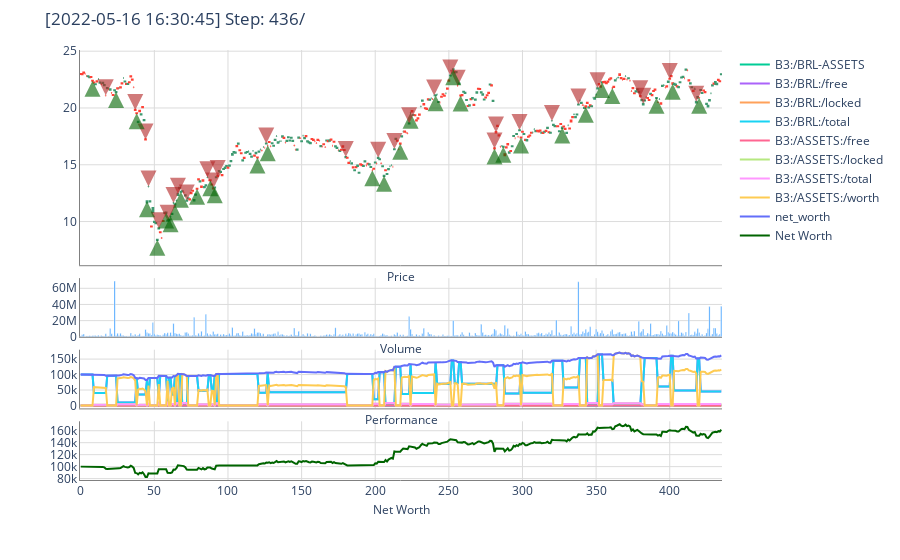

The code cell stored with this chart in its notebook:
### Markdown cell above
After training is complete, we would now like to get access to the agents policy. We can do that by restoring the agent using the following code.

### Code cell
# Restore agent
agent.restore(checkpoint_path)

# Instantiate the environment
env = create_training_env({
    "window_size": window_size
})

# Run until episode ends
episode_reward = 0
done = False
obs = env.reset()

while not done:
    action = agent.compute_single_action(obs)
    obs, reward, done, info = env.step(action)
    episode_reward += reward

env.render()

### Figure 1 — Plotly figure (JSON) as saved in the notebook; plotly's stock layout.template omitted (floating-point values rounded to 4 significant figures; data arrays with more than 128 entries replaced by an {"elided": "..."} marker saying what was removed)
{"data": [{"close": {"elided": "436 float values"}, "high": {"elided": "436 float values"}, "low": {"elided": "436 float values"}, "name": "Price", "open": {"elided": "436 float values"}, "showlegend": false, "type": "candlestick", "uid": "ae379109-6e5c-4f06-8f25-a5506a3b0cf0", "xaxis": "x", "yaxis": "y"}, {"marker": {"color": "DodgerBlue"}, "name": "Volume", "showlegend": false, "type": "bar", "uid": "ee81b030-03b5-400e-9a92-aad4d9b7e9d9", "xaxis": "x2", "y": {"elided": "436 float values"}, "yaxis": "y2"}, {"mode": "lines", "name": "B3:/BRL-ASSETS", "type": "scatter", "uid": "d87efb80-13cc-4ba7-b8e1-e94c39bcad3b", "xaxis": "x3", "y": {"elided": "436 float values"}, "yaxis": "y3"}, {"mode": "lines", "name": "B3:/BRL:/free", "type": "scatter", "uid": "33c97b95-445d-41e4-9ead-eefb11f9b8ba", "xaxis": "x3", "y": {"elided": "436 float values"}, "yaxis": "y3"}, {"mode": "lines", "name": "B3:/BRL:/locked", "type": "scatter", "uid": "2eabb83d-fbfd-48d8-a428-e04af920e14b", "xaxis": "x3", "y": {"elided": "436 int values"}, "yaxis": "y3"}, {"mode": "lines", "name": "B3:/BRL:/total", "type": "scatter", "uid": "33da18d2-02ee-4c6c-936a-1e631b2f9027", "xaxis": "x3", "y": {"elided": "436 float values"}, "yaxis": "y3"}, {"mode": "lines", "name": "B3:/ASSETS:/free", "type": "scatter", "uid": "94512786-41d3-44b9-8902-9d79653c81aa", "xaxis": "x3", "y": {"elided": "436 int values"}, "yaxis": "y3"}, {"mode": "lines", "name": "B3:/ASSETS:/locked", "type": "scatter", "uid": "bb7d5af4-377c-4aed-8401-b18686c45dac", "xaxis": "x3", "y": {"elided": "436 float values"}, "yaxis": "y3"}, {"mode": "lines", "name": "B3:/ASSETS:/total", "type": "scatter", "uid": "dedddc8d-8d37-481b-ab64-dc1bb162905f", "xaxis": "x3", "y": {"elided": "436 float values"}, "yaxis": "y3"}, {"mode": "lines", "name": "B3:/ASSETS:/worth", "type": "scatter", "uid": "c389e80f-ff42-4084-9849-b58617f7576f", "xaxis": "x3", "y": {"elided": "436 float values"}, "yaxis": "y3"}, {"mode": "lines", "name": "net_worth", "type": "scatter", "uid": "d7f55636-9e85-4134-8ddb-7eea08e68ff6", "xaxis": "x3", "y": {"elided": "436 float values"}, "yaxis": "y3"}, {"marker": {"color": "DarkGreen"}, "mode": "lines", "name": "Net Worth", "type": "scatter", "uid": "49273d88-8cbe-43e8-b7b8-bea8835387f0", "xaxis": "x4", "y": {"elided": "436 float values"}, "yaxis": "y4"}], "layout": {"annotations": [{"arrowcolor": "DarkGreen", "arrowhead": 2, "arrowsize": 0.8, "arrowwidth": 4, "ax": 0, "ay": 15, "hoverlabel": {"bgcolor": "DarkGreen"}, "hovertext": "Step 421 [2021-09-10]<br>BUY 5060.19 ASSETS @ 20.91 BRL MARKET<br>Total: 105808.51 BRL - Comm.: 371.63 BRL", "opacity": 0.6, "showarrow": true, "x": 420, "xref": "x", "y": 20.91, "yref": "y"}, {"arrowcolor": "FireBrick", "arrowhead": 2, "arrowsize": 0.8, "arrowwidth": 4, "ax": 0, "ay": -15, "hoverlabel": {"bgcolor": "FireBrick"}, "hovertext": "Step 419 [2021-09-08]<br>SELL 5040.18 ASSETS @ 20.54 BRL MARKET<br>Total: 103525.3 BRL - Comm.: 17.70 ASSETS", "opacity": 0.6, "showarrow": true, "x": 418, "xref": "x", "y": 20.54, "yref": "y"}, {"arrowcolor": "DarkGreen", "arrowhead": 2, "arrowsize": 0.8, "arrowwidth": 4, "ax": 0, "ay": 15, "hoverlabel": {"bgcolor": "DarkGreen"}, "hovertext": "Step 403 [2021-08-16]<br>BUY 5057.88 ASSETS @ 22.14 BRL MARKET<br>Total: 111981.43 BRL - Comm.: 393.31 BRL", "opacity": 0.6, "showarrow": true, "x": 402, "xref": "x", "y": 22.14, "yref": "y"}, {"arrowcolor": "FireBrick", "arrowhead": 2, "arrowsize": 0.8, "arrowwidth": 4, "ax": 0, "ay": -15, "hoverlabel": {"bgcolor": "FireBrick"}, "hovertext": "Step 401 [2021-08-12]<br>SELL 4388.05 ASSETS @ 22.56 BRL MARKET<br>Total: 98994.41 BRL - Comm.: 15.41 ASSETS", "opacity": 0.6, "showarrow": true, "x": 400, "xref": "x", "y": 22.56, "yref": "y"}, {"arrowcolor": "DarkGreen", "arrowhead": 2, "arrowsize": 0.8, "arrowwidth": 4, "ax": 0, "ay": 15, "hoverlabel": {"bgcolor": "DarkGreen"}, "hovertext": "Step 392 [2021-07-30]<br>BUY 4403.46 ASSETS @ 20.89 BRL MARKET<br>Total: 91988.32 BRL - Comm.: 323.09 BRL", "opacity": 0.6, "showarrow": true, "x": 391, "xref": "x", "y": 20.89, "yref": "y"}, {"arrowcolor": "FireBrick", "arrowhead": 2, "arrowsize": 0.8, "arrowwidth": 4, "ax": 0, "ay": -15, "hoverlabel": {"bgcolor": "FireBrick"}, "hovertext": "Step 383 [2021-07-19]<br>SELL 3759.01 ASSETS @ 20.38 BRL MARKET<br>Total: 76608.62 BRL - Comm.: 13.20 ASSETS", "opacity": 0.6, "showarrow": true, "x": 382, "xref": "x", "y": 20.38, "yref": "y"}, {"arrowcolor": "FireBrick", "arrowhead": 2, "arrowsize": 0.8, "arrowwidth": 4, "ax": 0, "ay": -15, "hoverlabel": {"bgcolor": "FireBrick"}, "hovertext": "Step 381 [2021-07-15]<br>SELL 3671.28 ASSETS @ 21.04 BRL MARKET<br>Total: 77243.73 BRL - Comm.: 12.89 ASSETS", "opacity": 0.6, "showarrow": true, "x": 380, "xref": "x", "y": 21.04, "yref": "y"}, {"arrowcolor": "DarkGreen", "arrowhead": 2, "arrowsize": 0.8, "arrowwidth": 4, "ax": 0, "ay": 15, "hoverlabel": {"bgcolor": "DarkGreen"}, "hovertext": "Step 362 [2021-06-17]<br>BUY 3772.21 ASSETS @ 21.76 BRL MARKET<br>Total: 82083.39 BRL - Comm.: 288.30 BRL", "opacity": 0.6, "showarrow": true, "x": 361, "xref": "x", "y": 21.76, "yref": "y"}, {"arrowcolor": "DarkGreen", "arrowhead": 2, "arrowsize": 0.8, "arrowwidth": 4, "ax": 0, "ay": 15, "hoverlabel": {"bgcolor": "DarkGreen"}, "hovertext": "Step 355 [2021-06-08]<br>BUY 3684.17 ASSETS @ 22.28 BRL MARKET<br>Total: 82083.4 BRL - Comm.: 288.30 BRL", "opacity": 0.6, "showarrow": true, "x": 354, "xref": "x", "y": 22.28, "yref": "y"}, {"arrowcolor": "FireBrick", "arrowhead": 2, "arrowsize": 0.8, "arrowwidth": 4, "ax": 0, "ay": -15, "hoverlabel": {"bgcolor": "FireBrick"}, "hovertext": "Step 352 [2021-06-02]<br>SELL 7581.38 ASSETS @ 21.73 BRL MARKET<br>Total: 164743.39 BRL - Comm.: 26.63 ASSETS", "opacity": 0.6, "showarrow": true, "x": 351, "xref": "x", "y": 21.73, "yref": "y"}, {"arrowcolor": "DarkGreen", "arrowhead": 2, "arrowsize": 0.8, "arrowwidth": 4, "ax": 0, "ay": 15, "hoverlabel": {"bgcolor": "DarkGreen"}, "hovertext": "Step 344 [2021-05-21]<br>BUY 7608.01 ASSETS @ 20.11 BRL MARKET<br>Total: 152997.17 BRL - Comm.: 537.37 BRL", "opacity": 0.6, "showarrow": true, "x": 343, "xref": "x", "y": 20.11, "yref": "y"}, {"arrowcolor": "FireBrick", "arrowhead": 2, "arrowsize": 0.8, "arrowwidth": 4, "ax": 0, "ay": -15, "hoverlabel": {"bgcolor": "FireBrick"}, "hovertext": "Step 339 [2021-05-14]<br>SELL 4712.19 ASSETS @ 20.31 BRL MARKET<br>Total: 95704.58 BRL - Comm.: 16.55 ASSETS", "opacity": 0.6, "showarrow": true, "x": 338, "xref": "x", "y": 20.31, "yref": "y"}, {"arrowcolor": "DarkGreen", "arrowhead": 2, "arrowsize": 0.8, "arrowwidth": 4, "ax": 0, "ay": 15, "hoverlabel": {"bgcolor": "DarkGreen"}, "hovertext": "Step 328 [2021-04-29]<br>BUY 4728.74 ASSETS @ 18.28 BRL MARKET<br>Total: 86441.32 BRL - Comm.: 303.61 BRL", "opacity": 0.6, "showarrow": true, "x": 327, "xref": "x", "y": 18.28, "yref": "y"}, {"arrowcolor": "FireBrick", "arrowhead": 2, "arrowsize": 0.8, "arrowwidth": 4, "ax": 0, "ay": -15, "hoverlabel": {"bgcolor": "FireBrick"}, "hovertext": "Step 321 [2021-04-19]<br>SELL 5482.63 ASSETS @ 18.86 BRL MARKET<br>Total: 103402.4 BRL - Comm.: 19.26 ASSETS", "opacity": 0.6, "showarrow": true, "x": 320, "xref": "x", "y": 18.86, "yref": "y"}, {"arrowcolor": "DarkGreen", "arrowhead": 2, "arrowsize": 0.8, "arrowwidth": 4, "ax": 0, "ay": 15, "hoverlabel": {"bgcolor": "DarkGreen"}, "hovertext": "Step 300 [2021-03-18]<br>BUY 5501.89 ASSETS @ 17.4 BRL MARKET<br>Total: 95732.91 BRL - Comm.: 336.24 BRL", "opacity": 0.6, "showarrow": true, "x": 299, "xref": "x", "y": 17.4, "yref": "y"}, {"arrowcolor": "FireBrick", "arrowhead": 2, "arrowsize": 0.8, "arrowwidth": 4, "ax": 0, "ay": -15, "hoverlabel": {"bgcolor": "FireBrick"}, "hovertext": "Step 299 [2021-03-17]<br>SELL 5443.93 ASSETS @ 18.05 BRL MARKET<br>Total: 98262.94 BRL - Comm.: 19.12 ASSETS", "opacity": 0.6, "showarrow": true, "x": 298, "xref": "x", "y": 18.05, "yref": "y"}, {"arrowcolor": "DarkGreen", "arrowhead": 2, "arrowsize": 0.8, "arrowwidth": 4, "ax": 0, "ay": 15, "hoverlabel": {"bgcolor": "DarkGreen"}, "hovertext": "Step 288 [2021-03-02]<br>BUY 5463.05 ASSETS @ 16.59 BRL MARKET<br>Total: 90631.96 BRL - Comm.: 318.33 BRL", "opacity": 0.6, "showarrow": true, "x": 287, "xref": "x", "y": 16.59, "yref": "y"}, {"arrowcolor": "FireBrick", "arrowhead": 2, "arrowsize": 0.8, "arrowwidth": 4, "ax": 0, "ay": -15, "hoverlabel": {"bgcolor": "FireBrick"}, "hovertext": "Step 283 [2021-02-23]<br>SELL 4237.01 ASSETS @ 17.85 BRL MARKET<br>Total: 75630.63 BRL - Comm.: 14.88 ASSETS", "opacity": 0.6, "showarrow": true, "x": 282, "xref": "x", "y": 17.85, "yref": "y"}, {"arrowcolor": "DarkGreen", "arrowhead": 2, "arrowsize": 0.8, "arrowwidth": 4, "ax": 0, "ay": 15, "hoverlabel": {"bgcolor": "DarkGreen"}, "hovertext": "Step 282 [2021-02-22]<br>BUY 4251.89 ASSETS @ 16.44 BRL MARKET<br>Total: 69901.07 BRL - Comm.: 245.51 BRL", "opacity": 0.6, "showarrow": true, "x": 281, "xref": "x", "y": 16.44, "yref": "y"}, {"arrowcolor": "FireBrick", "arrowhead": 2, "arrowsize": 0.8, "arrowwidth": 4, "ax": 0, "ay": -15, "hoverlabel": {"bgcolor": "FireBrick"}, "hovertext": "Step 282 [2021-02-22]<br>SELL 3302.82 ASSETS @ 16.44 BRL MARKET<br>Total: 54298.36 BRL - Comm.: 11.60 ASSETS", "opacity": 0.6, "showarrow": true, "x": 281, "xref": "x", "y": 16.44, "yref": "y"}, {"arrowcolor": "DarkGreen", "arrowhead": 2, "arrowsize": 0.8, "arrowwidth": 4, "ax": 0, "ay": 15, "hoverlabel": {"bgcolor": "DarkGreen"}, "hovertext": "Step 259 [2021-01-15]<br>BUY 3314.42 ASSETS @ 21.09 BRL MARKET<br>Total: 69901.07 BRL - Comm.: 245.51 BRL", "opacity": 0.6, "showarrow": true, "x": 258, "xref": "x", "y": 21.09, "yref": "y"}, {"arrowcolor": "FireBrick", "arrowhead": 2, "arrowsize": 0.8, "arrowwidth": 4, "ax": 0, "ay": -15, "hoverlabel": {"bgcolor": "FireBrick"}, "hovertext": "Step 257 [2021-01-13]<br>SELL 3080.33 ASSETS @ 21.96 BRL MARKET<br>Total: 67644.05 BRL - Comm.: 10.82 ASSETS", "opacity": 0.6, "showarrow": true, "x": 256, "xref": "x", "y": 21.96, "yref": "y"}, {"arrowcolor": "DarkGreen", "arrowhead": 2, "arrowsize": 0.8, "arrowwidth": 4, "ax": 0, "ay": 15, "hoverlabel": {"bgcolor": "DarkGreen"}, "hovertext": "Step 254 [2021-01-08]<br>BUY 3091.15 ASSETS @ 23.42 BRL MARKET<br>Total: 72394.85 BRL - Comm.: 254.27 BRL", "opacity": 0.6, "showarrow": true, "x": 253, "xref": "x", "y": 23.42, "yref": "y"}, {"arrowcolor": "FireBrick", "arrowhead": 2, "arrowsize": 0.8, "arrowwidth": 4, "ax": 0, "ay": -15, "hoverlabel": {"bgcolor": "FireBrick"}, "hovertext": "Step 252 [2021-01-06]<br>SELL 3292.61 ASSETS @ 22.86 BRL MARKET<br>Total: 75269.06 BRL - Comm.: 11.56 ASSETS", "opacity": 0.6, "showarrow": true, "x": 251, "xref": "x", "y": 22.86, "yref": "y"}, {"arrowcolor": "DarkGreen", "arrowhead": 2, "arrowsize": 0.8, "arrowwidth": 4, "ax": 0, "ay": 15, "hoverlabel": {"bgcolor": "DarkGreen"}, "hovertext": "Step 242 [2020-12-17]<br>BUY 3304.17 ASSETS @ 21.12 BRL MARKET<br>Total: 69784.07 BRL - Comm.: 245.10 BRL", "opacity": 0.6, "showarrow": true, "x": 241, "xref": "x", "y": 21.12, "yref": "y"}, {"arrowcolor": "FireBrick", "arrowhead": 2, "arrowsize": 0.8, "arrowwidth": 4, "ax": 0, "ay": -15, "hoverlabel": {"bgcolor": "FireBrick"}, "hovertext": "Step 241 [2020-12-16]<br>SELL 4739.63 ASSETS @ 21.1 BRL MARKET<br>Total: 100006.19 BRL - Comm.: 16.65 ASSETS", "opacity": 0.6, "showarrow": true, "x": 240, "xref": "x", "y": 21.1, "yref": "y"}, {"arrowcolor": "DarkGreen", "arrowhead": 2, "arrowsize": 0.8, "arrowwidth": 4, "ax": 0, "ay": 15, "hoverlabel": {"bgcolor": "DarkGreen"}, "hovertext": "Step 225 [2020-11-24]<br>BUY 4756.28 ASSETS @ 19.58 BRL MARKET<br>Total: 93127.92 BRL - Comm.: 327.09 BRL", "opacity": 0.6, "showarrow": true, "x": 224, "xref": "x", "y": 19.58, "yref": "y"}, {"arrowcolor": "FireBrick", "arrowhead": 2, "arrowsize": 0.8, "arrowwidth": 4, "ax": 0, "ay": -15, "hoverlabel": {"bgcolor": "FireBrick"}, "hovertext": "Step 224 [2020-11-23]<br>SELL 5147.45 ASSETS @ 18.66 BRL MARKET<br>Total: 96051.42 BRL - Comm.: 18.08 ASSETS", "opacity": 0.6, "showarrow": true, "x": 223, "xref": "x", "y": 18.66, "yref": "y"}, {"arrowcolor": "DarkGreen", "arrowhead": 2, "arrowsize": 0.8, "arrowwidth": 4, "ax": 0, "ay": 15, "hoverlabel": {"bgcolor": "DarkGreen"}, "hovertext": "Step 218 [2020-11-13]<br>BUY 5165.53 ASSETS @ 16.86 BRL MARKET<br>Total: 87090.83 BRL - Comm.: 305.89 BRL", "opacity": 0.6, "showarrow": true, "x": 217, "xref": "x", "y": 16.86, "yref": "y"}, {"arrowcolor": "FireBrick", "arrowhead": 2, "arrowsize": 0.8, "arrowwidth": 4, "ax": 0, "ay": -15, "hoverlabel": {"bgcolor": "FireBrick"}, "hovertext": "Step 214 [2020-11-09]<br>SELL 7622.25 ASSETS @ 16.38 BRL MARKET<br>Total: 124852.45 BRL - Comm.: 26.77 ASSETS", "opacity": 0.6, "showarrow": true, "x": 213, "xref": "x", "y": 16.38, "yref": "y"}, {"arrowcolor": "DarkGreen", "arrowhead": 2, "arrowsize": 0.8, "arrowwidth": 4, "ax": 0, "ay": 15, "hoverlabel": {"bgcolor": "DarkGreen"}, "hovertext": "Step 207 [2020-10-28]<br>BUY 7649.02 ASSETS @ 14.03 BRL MARKET<br>Total: 107315.75 BRL - Comm.: 376.92 BRL", "opacity": 0.6, "showarrow": true, "x": 206, "xref": "x", "y": 14.03, "yref": "y"}, {"arrowcolor": "FireBrick", "arrowhead": 2, "arrowsize": 0.8, "arrowwidth": 4, "ax": 0, "ay": -15, "hoverlabel": {"bgcolor": "FireBrick"}, "hovertext": "Step 203 [2020-10-22]<br>SELL 5587.74 ASSETS @ 15.62 BRL MARKET<br>Total: 87280.5 BRL - Comm.: 19.63 ASSETS", "opacity": 0.6, "showarrow": true, "x": 202, "xref": "x", "y": 15.62, "yref": "y"}, {"arrowcolor": "DarkGreen", "arrowhead": 2, "arrowsize": 0.8, "arrowwidth": 4, "ax": 0, "ay": 15, "hoverlabel": {"bgcolor": "DarkGreen"}, "hovertext": "Step 199 [2020-10-16]<br>BUY 5607.37 ASSETS @ 14.51 BRL MARKET<br>Total: 81362.92 BRL - Comm.: 285.77 BRL", "opacity": 0.6, "showarrow": true, "x": 198, "xref": "x", "y": 14.51, "yref": "y"}, {"arrowcolor": "FireBrick", "arrowhead": 2, "arrowsize": 0.8, "arrowwidth": 4, "ax": 0, "ay": -15, "hoverlabel": {"bgcolor": "FireBrick"}, "hovertext": "Step 181 [2020-09-21]<br>SELL 3794.31 ASSETS @ 15.68 BRL MARKET<br>Total: 59494.78 BRL - Comm.: 13.33 ASSETS", "opacity": 0.6, "showarrow": true, "x": 180, "xref": "x", "y": 15.68, "yref": "y"}, {"arrowcolor": "DarkGreen", "arrowhead": 2, "arrowsize": 0.8, "arrowwidth": 4, "ax": 0, "ay": 15, "hoverlabel": {"bgcolor": "DarkGreen"}, "hovertext": "Step 128 [2020-07-07]<br>BUY 3807.64 ASSETS @ 16.71 BRL MARKET<br>Total: 63625.64 BRL - Comm.: 223.47 BRL", "opacity": 0.6, "showarrow": true, "x": 127, "xref": "x", "y": 16.71, "yref": "y"}, {"arrowcolor": "FireBrick", "arrowhead": 2, "arrowsize": 0.8, "arrowwidth": 4, "ax": 0, "ay": -15, "hoverlabel": {"bgcolor": "FireBrick"}, "hovertext": "Step 127 [2020-07-06]<br>SELL 3888.97 ASSETS @ 16.87 BRL MARKET<br>Total: 65606.92 BRL - Comm.: 13.66 ASSETS", "opacity": 0.6, "showarrow": true, "x": 126, "xref": "x", "y": 16.87, "yref": "y"}, {"arrowcolor": "DarkGreen", "arrowhead": 2, "arrowsize": 0.8, "arrowwidth": 4, "ax": 0, "ay": 15, "hoverlabel": {"bgcolor": "DarkGreen"}, "hovertext": "Step 121 [2020-06-26]<br>BUY 3902.63 ASSETS @ 15.63 BRL MARKET<br>Total: 60998.17 BRL - Comm.: 214.24 BRL", "opacity": 0.6, "showarrow": true, "x": 120, "xref": "x", "y": 15.63, "yref": "y"}, {"arrowcolor": "FireBrick", "arrowhead": 2, "arrowsize": 0.8, "arrowwidth": 4, "ax": 0, "ay": -15, "hoverlabel": {"bgcolor": "FireBrick"}, "hovertext": "Step 94 [2020-05-19]<br>SELL 7281.99 ASSETS @ 14.01 BRL MARKET<br>Total: 102020.68 BRL - Comm.: 25.58 ASSETS", "opacity": 0.6, "showarrow": true, "x": 93, "xref": "x", "y": 14.01, "yref": "y"}, {"arrowcolor": "DarkGreen", "arrowhead": 2, "arrowsize": 0.8, "arrowwidth": 4, "ax": 0, "ay": 15, "hoverlabel": {"bgcolor": "DarkGreen"}, "hovertext": "Step 92 [2020-05-15]<br>BUY 7307.57 ASSETS @ 13.01 BRL MARKET<br>Total: 95071.52 BRL - Comm.: 333.92 BRL", "opacity": 0.6, "showarrow": true, "x": 91, "xref": "x", "y": 13.01, "yref": "y"}, {"arrowcolor": "FireBrick", "arrowhead": 2, "arrowsize": 0.8, "arrowwidth": 4, "ax": 0, "ay": -15, "hoverlabel": {"bgcolor": "FireBrick"}, "hovertext": "Step 91 [2020-05-14]<br>SELL 3583.18 ASSETS @ 12.9 BRL MARKET<br>Total: 46223.02 BRL - Comm.: 12.59 ASSETS", "opacity": 0.6, "showarrow": true, "x": 90, "xref": "x", "y": 12.9, "yref": "y"}, {"arrowcolor": "DarkGreen", "arrowhead": 2, "arrowsize": 0.8, "arrowwidth": 4, "ax": 0, "ay": 15, "hoverlabel": {"bgcolor": "DarkGreen"}, "hovertext": "Step 89 [2020-05-12]<br>BUY 3595.77 ASSETS @ 13.63 BRL MARKET<br>Total: 49010.28 BRL - Comm.: 172.14 BRL", "opacity": 0.6, "showarrow": true, "x": 88, "xref": "x", "y": 13.63, "yref": "y"}, {"arrowcolor": "FireBrick", "arrowhead": 2, "arrowsize": 0.8, "arrowwidth": 4, "ax": 0, "ay": -15, "hoverlabel": {"bgcolor": "FireBrick"}, "hovertext": "Step 87 [2020-05-08]<br>SELL 3659.32 ASSETS @ 13.91 BRL MARKET<br>Total: 50901.14 BRL - Comm.: 12.85 ASSETS", "opacity": 0.6, "showarrow": true, "x": 86, "xref": "x", "y": 13.91, "yref": "y"}, {"arrowcolor": "DarkGreen", "arrowhead": 2, "arrowsize": 0.8, "arrowwidth": 4, "ax": 0, "ay": 15, "hoverlabel": {"bgcolor": "DarkGreen"}, "hovertext": "Step 80 [2020-04-28]<br>BUY 3672.17 ASSETS @ 12.88 BRL MARKET<br>Total: 47297.57 BRL - Comm.: 166.12 BRL", "opacity": 0.6, "showarrow": true, "x": 79, "xref": "x", "y": 12.88, "yref": "y"}, {"arrowcolor": "FireBrick", "arrowhead": 2, "arrowsize": 0.8, "arrowwidth": 4, "ax": 0, "ay": -15, "hoverlabel": {"bgcolor": "FireBrick"}, "hovertext": "Step 73 [2020-04-16]<br>SELL 8010.75 ASSETS @ 11.85 BRL MARKET<br>Total: 94927.39 BRL - Comm.: 28.14 ASSETS", "opacity": 0.6, "showarrow": true, "x": 72, "xref": "x", "y": 11.85, "yref": "y"}, {"arrowcolor": "DarkGreen", "arrowhead": 2, "arrowsize": 0.8, "arrowwidth": 4, "ax": 0, "ay": 15, "hoverlabel": {"bgcolor": "DarkGreen"}, "hovertext": "Step 69 [2020-04-09]<br>BUY 8038.89 ASSETS @ 12.63 BRL MARKET<br>Total: 101531.2 BRL - Comm.: 356.61 BRL", "opacity": 0.6, "showarrow": true, "x": 68, "xref": "x", "y": 12.63, "yref": "y"}, {"arrowcolor": "FireBrick", "arrowhead": 2, "arrowsize": 0.8, "arrowwidth": 4, "ax": 0, "ay": -15, "hoverlabel": {"bgcolor": "FireBrick"}, "hovertext": "Step 67 [2020-04-07]<br>SELL 8183.76 ASSETS @ 12.45 BRL MARKET<br>Total: 101887.81 BRL - Comm.: 28.74 ASSETS", "opacity": 0.6, "showarrow": true, "x": 66, "xref": "x", "y": 12.45, "yref": "y"}, {"arrowcolor": "DarkGreen", "arrowhead": 2, "arrowsize": 0.8, "arrowwidth": 4, "ax": 0, "ay": 15, "hoverlabel": {"bgcolor": "DarkGreen"}, "hovertext": "Step 65 [2020-04-03]<br>BUY 8212.5 ASSETS @ 11.51 BRL MARKET<br>Total: 94525.93 BRL - Comm.: 332.00 BRL", "opacity": 0.6, "showarrow": true, "x": 64, "xref": "x", "y": 11.51, "yref": "y"}, {"arrowcolor": "FireBrick", "arrowhead": 2, "arrowsize": 0.8, "arrowwidth": 4, "ax": 0, "ay": -15, "hoverlabel": {"bgcolor": "FireBrick"}, "hovertext": "Step 64 [2020-04-02]<br>SELL 5085.56 ASSETS @ 11.63 BRL MARKET<br>Total: 59145.06 BRL - Comm.: 17.86 ASSETS", "opacity": 0.6, "showarrow": true, "x": 63, "xref": "x", "y": 11.63, "yref": "y"}, {"arrowcolor": "DarkGreen", "arrowhead": 2, "arrowsize": 0.8, "arrowwidth": 4, "ax": 0, "ay": 15, "hoverlabel": {"bgcolor": "DarkGreen"}, "hovertext": "Step 62 [2020-03-31]<br>BUY 5103.42 ASSETS @ 10.46 BRL MARKET<br>Total: 53381.82 BRL - Comm.: 187.49 BRL", "opacity": 0.6, "showarrow": true, "x": 61, "xref": "x", "y": 10.46, "yref": "y"}, {"arrowcolor": "FireBrick", "arrowhead": 2, "arrowsize": 0.8, "arrowwidth": 4, "ax": 0, "ay": -15, "hoverlabel": {"bgcolor": "FireBrick"}, "hovertext": "Step 60 [2020-03-27]<br>SELL 7909.95 ASSETS @ 10.08 BRL MARKET<br>Total: 79732.3 BRL - Comm.: 27.78 ASSETS", "opacity": 0.6, "showarrow": true, "x": 59, "xref": "x", "y": 10.08, "yref": "y"}, {"arrowcolor": "DarkGreen", "arrowhead": 2, "arrowsize": 0.8, "arrowwidth": 4, "ax": 0, "ay": 15, "hoverlabel": {"bgcolor": "DarkGreen"}, "hovertext": "Step 59 [2020-03-26]<br>BUY 7937.73 ASSETS @ 10.79 BRL MARKET<br>Total: 85648.09 BRL - Comm.: 300.82 BRL", "opacity": 0.6, "showarrow": true, "x": 58, "xref": "x", "y": 10.79, "yref": "y"}, {"arrowcolor": "FireBrick", "arrowhead": 2, "arrowsize": 0.8, "arrowwidth": 4, "ax": 0, "ay": -15, "hoverlabel": {"bgcolor": "FireBrick"}, "hovertext": "Step 54 [2020-03-19]<br>SELL 7326.15 ASSETS @ 9.41 BRL MARKET<br>Total: 68939.07 BRL - Comm.: 25.73 ASSETS", "opacity": 0.6, "showarrow": true, "x": 53, "xref": "x", "y": 9.41, "yref": "y"}, {"arrowcolor": "DarkGreen", "arrowhead": 2, "arrowsize": 0.8, "arrowwidth": 4, "ax": 0, "ay": 15, "hoverlabel": {"bgcolor": "DarkGreen"}, "hovertext": "Step 53 [2020-03-18]<br>BUY 7351.88 ASSETS @ 8.4 BRL MARKET<br>Total: 61755.77 BRL - Comm.: 216.90 BRL", "opacity": 0.6, "showarrow": true, "x": 52, "xref": "x", "y": 8.4, "yref": "y"}, {"arrowcolor": "FireBrick", "arrowhead": 2, "arrowsize": 0.8, "arrowwidth": 4, "ax": 0, "ay": -15, "hoverlabel": {"bgcolor": "FireBrick"}, "hovertext": "Step 47 [2020-03-10]<br>SELL 4871.35 ASSETS @ 13.09 BRL MARKET<br>Total: 63765.97 BRL - Comm.: 17.11 ASSETS", "opacity": 0.6, "showarrow": true, "x": 46, "xref": "x", "y": 13.09, "yref": "y"}, {"arrowcolor": "DarkGreen", "arrowhead": 2, "arrowsize": 0.8, "arrowwidth": 4, "ax": 0, "ay": 15, "hoverlabel": {"bgcolor": "DarkGreen"}, "hovertext": "Step 46 [2020-03-09]<br>BUY 4888.46 ASSETS @ 11.78 BRL MARKET<br>Total: 57586.04 BRL - Comm.: 202.26 BRL", "opacity": 0.6, "showarrow": true, "x": 45, "xref": "x", "y": 11.78, "yref": "y"}, {"arrowcolor": "FireBrick", "arrowhead": 2, "arrowsize": 0.8, "arrowwidth": 4, "ax": 0, "ay": -15, "hoverlabel": {"bgcolor": "FireBrick"}, "hovertext": "Step 45 [2020-03-06]<br>SELL 2720.84 ASSETS @ 17.23 BRL MARKET<br>Total: 46880.07 BRL - Comm.: 9.56 ASSETS", "opacity": 0.6, "showarrow": true, "x": 44, "xref": "x", "y": 17.23, "yref": "y"}, {"arrowcolor": "DarkGreen", "arrowhead": 2, "arrowsize": 0.8, "arrowwidth": 4, "ax": 0, "ay": 15, "hoverlabel": {"bgcolor": "DarkGreen"}, "hovertext": "Step 39 [2020-02-27]<br>BUY 2730.4 ASSETS @ 19.53 BRL MARKET<br>Total: 53324.68 BRL - Comm.: 187.29 BRL", "opacity": 0.6, "showarrow": true, "x": 38, "xref": "x", "y": 19.53, "yref": "y"}, {"arrowcolor": "FireBrick", "arrowhead": 2, "arrowsize": 0.8, "arrowwidth": 4, "ax": 0, "ay": -15, "hoverlabel": {"bgcolor": "FireBrick"}, "hovertext": "Step 38 [2020-02-26]<br>SELL 4014.59 ASSETS @ 19.82 BRL MARKET<br>Total: 79569.17 BRL - Comm.: 14.10 ASSETS", "opacity": 0.6, "showarrow": true, "x": 37, "xref": "x", "y": 19.82, "yref": "y"}, {"arrowcolor": "DarkGreen", "arrowhead": 2, "arrowsize": 0.8, "arrowwidth": 4, "ax": 0, "ay": 15, "hoverlabel": {"bgcolor": "DarkGreen"}, "hovertext": "Step 25 [2020-02-05]<br>BUY 4028.69 ASSETS @ 21.41 BRL MARKET<br>Total: 86254.15 BRL - Comm.: 302.95 BRL", "opacity": 0.6, "showarrow": true, "x": 24, "xref": "x", "y": 21.41, "yref": "y"}, {"arrowcolor": "FireBrick", "arrowhead": 2, "arrowsize": 0.8, "arrowwidth": 4, "ax": 0, "ay": -15, "hoverlabel": {"bgcolor": "FireBrick"}, "hovertext": "Step 18 [2020-01-27]<br>SELL 2661.04 ASSETS @ 21.11 BRL MARKET<br>Total: 56174.55 BRL - Comm.: 9.35 ASSETS", "opacity": 0.6, "showarrow": true, "x": 17, "xref": "x", "y": 21.11, "yref": "y"}, {"arrowcolor": "DarkGreen", "arrowhead": 2, "arrowsize": 0.8, "arrowwidth": 4, "ax": 0, "ay": 15, "hoverlabel": {"bgcolor": "DarkGreen"}, "hovertext": "Step 9 [2020-01-14]<br>BUY 2670.39 ASSETS @ 22.39 BRL MARKET<br>Total: 59790.0 BRL - Comm.: 210.00 BRL", "opacity": 0.6, "showarrow": true, "x": 8, "xref": "x", "y": 22.39, "yref": "y"}], "margin": {"t": 50}, "title": {"text": "[2022-05-16 16:30:45] Step: 436/"}, "xaxis": {"anchor": "y", "domain": [0, 1], "gridcolor": "Gainsboro", "linecolor": "Grey", "matches": "x4", "rangeslider": {"visible": false}, "showticklabels": false, "title": {"font": {"size": 12}, "standoff": 7, "text": "Price"}}, "xaxis2": {"anchor": "y2", "domain": [0, 1], "gridcolor": "Gainsboro", "linecolor": "Grey", "matches": "x4", "showticklabels": false, "title": {"font": {"size": 12}, "standoff": 7, "text": "Volume"}}, "xaxis3": {"anchor": "y3", "domain": [0, 1], "gridcolor": "Gainsboro", "linecolor": "Grey", "matches": "x4", "showticklabels": false, "title": {"font": {"size": 12}, "standoff": 7, "text": "Performance"}}, "xaxis4": {"anchor": "y4", "domain": [0, 1], "gridcolor": "Gainsboro", "linecolor": "Grey", "title": {"font": {"size": 12}, "standoff": 7, "text": "Net Worth"}}, "yaxis": {"anchor": "x", "domain": [0.4995, 1], "gridcolor": "Gainsboro", "linecolor": "Grey"}, "yaxis2": {"anchor": "x2", "domain": [0.333, 0.4695], "gridcolor": "Gainsboro", "linecolor": "Grey"}, "yaxis3": {"anchor": "x3", "domain": [0.1665, 0.303], "gridcolor": "Gainsboro", "linecolor": "Grey"}, "yaxis4": {"anchor": "x4", "domain": [0, 0.1365], "gridcolor": "Gainsboro", "linecolor": "Grey"}}}
